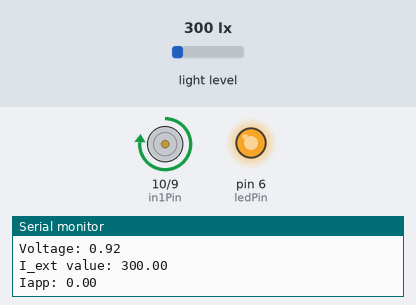
The sketch below on a simulated Arduino Uno, built with avr-gcc and run on an emulated ATmega328P. Parts: motor-driver pin pairs drawn as motors (green arrow = first pin HIGH = forward, orange = second pin HIGH = backward, longer = more drive, scaled by the enable pin), output pins drawn as LEDs (lit = HIGH), the last lines printed to the serial monitor. Inputs (shaded band) come from the test bench; at power-on: light level 300 lx.

Above: at 1.95 s.
2.0 s: light level set to 1960 lx
At 3.9 s:
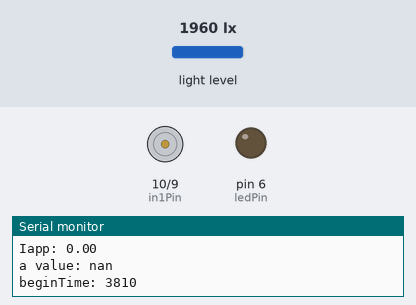
5.0 s: light level set to 1000 lx
Timing chart, 0 to 8.0 s (numbered marks = the images above; inputs shaded):
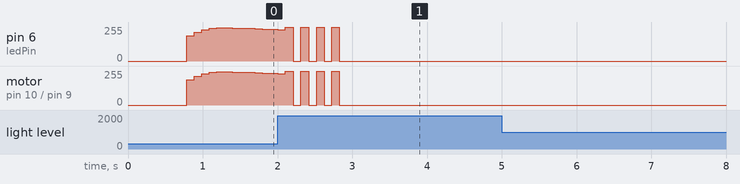

The sketch:

motorsFHN.ino
```cpp
#include <Wire.h>
#include <Adafruit_Sensor.h>
#include <Adafruit_TSL2561_U.h>
#include <stdio.h>

unsigned long time;

int enablePin = 11;
int in1Pin = 10;
int in2Pin = 9;
int ledPin = 6;

// define Fitzhugh Nagumo parameters and starting values
double epsilon = 0.01, alpha = 0.1, gamma = 0.5, Iapp = 0.0;
double v = 0.4, w = 0.5, t = 0;
double dt = 0.01;               // chosen time step
double f = 0.0, dv = 0.0, dw = 0.0;
double I_ext_old = 0.0;

Adafruit_TSL2561_Unified tsl = Adafruit_TSL2561_Unified(TSL2561_ADDR_FLOAT, 12345);

void setup()
{
  // Set up and begin time counter
  Serial.begin(9600);

  // Setting up pins
  pinMode(in1Pin, OUTPUT);
  pinMode(in2Pin, OUTPUT);
  pinMode(enablePin, OUTPUT);
  pinMode(ledPin, OUTPUT);

  // Setting up sensor
  Serial.begin(9600);
  Serial.println("Light Sensor Test"); Serial.println("");

  /* Initialise the sensor */
  if(!tsl.begin())
  {
    /* There was a problem detecting the ADXL345 ... check your connections */
    Serial.print("Ooops, no TSL2561 detected ... Check your wiring or I2C ADDR!");
    while(1);
  }

  /* Display some basic information on this sensor */
  displaySensorDetails();

  /* Setup the sensor gain and integration time */
  configureSensor();

  /* We're ready to go! */
  Serial.println("");
}

/**************************************************************************/
/*
    Configures the gain and integration time for the TSL2561
*/
/**************************************************************************/
void configureSensor(void)
{
  /* You can also manually set the gain or enable auto-gain support */
  // tsl.setGain(TSL2561_GAIN_1X);      /* No gain ... use in bright light to avoid sensor saturation */
  // tsl.setGain(TSL2561_GAIN_16X);     /* 16x gain ... use in low light to boost sensitivity */
  tsl.enableAutoRange(true);            /* Auto-gain ... switches automatically between 1x and 16x */

  /* Changing the integration time gives you better sensor resolution (402ms = 16-bit data) */
  tsl.setIntegrationTime(TSL2561_INTEGRATIONTIME_13MS);      /* fast but low resolution */
  // tsl.setIntegrationTime(TSL2561_INTEGRATIONTIME_101MS);  /* medium resolution and speed   */
  // tsl.setIntegrationTime(TSL2561_INTEGRATIONTIME_402MS);  /* 16-bit data but slowest conversions */

  /* Update these values depending on what you've set above! */
  Serial.println("------------------------------------");
  Serial.print  ("Gain:         "); Serial.println("Auto");
  Serial.print  ("Timing:       "); Serial.println("13 ms");
  Serial.println("------------------------------------");
}

/**************************************************************************/
/*
    Displays some basic information on this sensor from the unified
    sensor API sensor_t type (see Adafruit_Sensor for more information)
*/
/**************************************************************************/
void displaySensorDetails(void)
{
  sensor_t sensor;
  tsl.getSensor(&sensor);
  Serial.println("------------------------------------");
  Serial.print  ("Sensor:       "); Serial.println(sensor.name);
  Serial.print  ("Driver Ver:   "); Serial.println(sensor.version);
  Serial.print  ("Unique ID:    "); Serial.println(sensor.sensor_id);
  Serial.print  ("Max Value:    "); Serial.print(sensor.max_value); Serial.println(" lux");
  Serial.print  ("Min Value:    "); Serial.print(sensor.min_value); Serial.println(" lux");
  Serial.print  ("Resolution:   "); Serial.print(sensor.resolution); Serial.println(" lux");
  Serial.println("------------------------------------");
  Serial.println("");
  delay(500);
}

void loop()
{
  unsigned long beginTime = millis();

  /* Get a new sensor event */
  sensors_event_t event;
  tsl.getEvent(&event);

  // Calculate some Fitzhugh Nagumo stuff
  double I_ext = event.light;
  double de = I_ext - I_ext_old;
  Iapp = Iapp + (de / 30.0) - (Iapp / 10.0);
  Iapp = Iapp/50.0;
  I_ext_old = I_ext;

  f = v * (1 - v) * (v - alpha);
  dv = (dt / epsilon) * (f - w + Iapp + 0.5);
  dw = dt * (v - (gamma * w));

  // Calculate v and w based on rate of change
  t += dt;
  v += dv;
  w += dw;

Serial.print("Voltage: "); Serial.println(v); Serial.print("I_ext value: "); Serial.println(I_ext);
Serial.print("Iapp: "); Serial.println(Iapp);


  // Map voltage (range: -3:1) to new range (0:255)
  double a = ((v + 0.3) / 1.3) * 255;

  if (a > 255)
  {
    a = 255;
  }
  if (a < 0)
  {
    a = 0;
  }

  Serial.print("a value: "); Serial.println(a);
  //Serial.print("\n");

  digitalWrite(in1Pin, HIGH);
  digitalWrite(in2Pin, LOW);


  analogWrite(ledPin, a);
  analogWrite(enablePin, a);


  unsigned long endTime = millis();

  Serial.print("beginTime: "); Serial.println(beginTime);
  Serial.print("endTime: "); Serial.println(endTime);
  Serial.print("\n");

  delay(70 - (endTime - beginTime)); //NOTE: 70 because max calculation time is about 67ms. If use a number below calc time, delay is negative and LED doesn't blink.
  //NOTE: after 21st iteration of the loop, calculation time evens out to about 18 - 20ms.
}
```

Measured:
- by itself, pin 6 (ledPin): repeats every 0.20 s: 255/255 0.10 s, 0/255 0.10 s, until it stays 0/255 from 2.8 s
- by itself, motor on pin 10 (in1Pin) / pin 9 (in2Pin): repeats every 0.20 s: forward 255/255 0.10 s, stopped 0.10 s, until it stays stopped from 2.8 s
